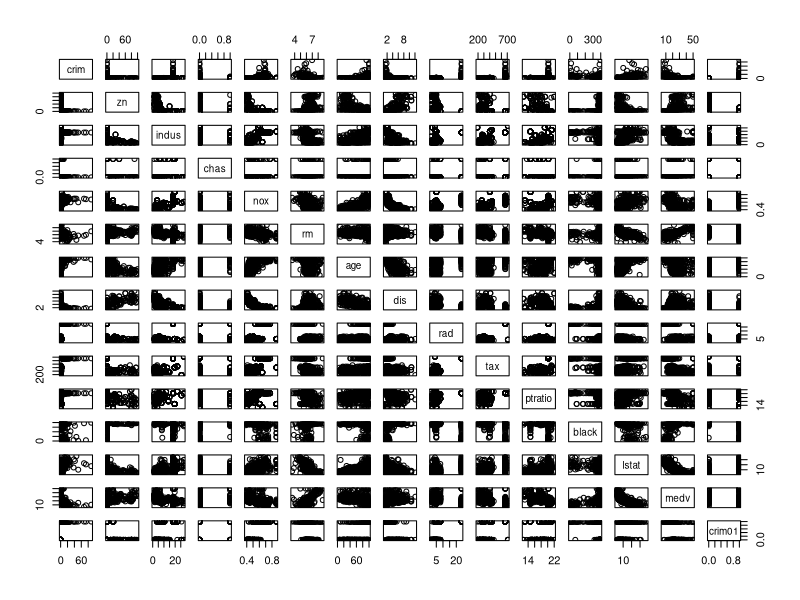

Write the R code that produced this figure.
## ---- chunk 1
options(warn = -1)
library(MASS)
summary(Boston)
## ---- chunk 2
attach(Boston)
crim01 = ifelse(crim > median(crim), 1, 0)
Boston = data.frame(Boston, crim01)

## ---- chunk 3
pairs(Boston)
## ---- chunk 4
sort(cor(Boston)[1,])
## ---- chunk 5

set.seed(1)
trainid = sample(1:nrow(Boston), nrow(Boston) * 0.7, replace = F)  #70% train, 30% test
training_data = Boston[trainid,]
testing_data = Boston[-trainid,]
crim01_test = testing_data$crim01
## ---- chunk 6
glm_fit = glm(crim01 ~ age + dis + lstat + medv, data = training_data, family = binomial)
glm_probs = predict(glm_fit, testing_data, type = "response")
glm_pred = ifelse(glm_probs > 0.5, 1, 0)
mean(crim01_test != glm_pred)    #error rate
## ---- chunk 7

glm_fit = glm(crim01 ~ tax + rad, data = training_data, family = binomial)
glm_probs = predict(glm_fit, testing_data, type = "response")
glm_pred = ifelse(glm_probs > 0.5, 1, 0)
mean(crim01_test != glm_pred)    #error rate
## ---- chunk 8
lda_fit = lda(crim01 ~ age + dis + lstat + medv, data = training_data)
lda_pred = predict(lda_fit, testing_data)
mean(crim01_test != lda_pred$class)   #error rate
## ---- chunk 9

lda_fit = lda(crim01 ~ tax + rad, data = training_data)
lda_pred = predict(lda_fit, testing_data)
mean(crim01_test != lda_pred$class)   #error rate

## ---- chunk 10
library(class)
set.seed(1)
train_knn0 = cbind(training_data$age, training_data$dis, training_data$lstat, training_data$medv)
test_knn0 = cbind(testing_data$age, testing_data$dis, testing_data$lstat, testing_data$medv)
train_crim01 = training_data$crim01
train_knn1 = cbind(training_data$tax, training_data$rad)
test_knn1 = cbind(testing_data$tax, testing_data$rad)

knn_pred0 = knn(train = train_knn0, test = test_knn0, cl = train_crim01, k = 1)
mean(knn_pred0 != crim01_test)
## ---- chunk 11

knn_pred0 = knn(train = train_knn0, test = test_knn0, cl = train_crim01, k = 5)
mean(knn_pred0 != crim01_test)
## ---- chunk 12

knn_pred0 = knn(train = train_knn0, test = test_knn0, cl = train_crim01, k = 10)
mean(knn_pred0 != crim01_test)
## ---- chunk 13

knn_pred0 = knn(train = train_knn0, test = test_knn0, cl = train_crim01, k = 20)
mean(knn_pred0 != crim01_test)
## ---- chunk 14
knn_pred0 = knn(train = train_knn0, test = test_knn0, cl = train_crim01, k = 50)
mean(knn_pred0 != crim01_test)
## ---- chunk 15

knn_pred0 = knn(train = train_knn0, test = test_knn0, cl = train_crim01, k = 100)
mean(knn_pred0 != crim01_test)
## ---- chunk 16

knn_pred0 = knn(train = train_knn0, test = test_knn0, cl = train_crim01, k = 200)
mean(knn_pred0 != crim01_test)
## ---- chunk 17
knn_pred1 = knn(train_knn1, test_knn1, train_crim01, k = 1)
mean(knn_pred1 != crim01_test)
## ---- chunk 18
knn_pred1 = knn(train_knn1, test_knn1, train_crim01, k = 5)
mean(knn_pred1 != crim01_test)
## ---- chunk 19

knn_pred1 = knn(train_knn1, test_knn1, train_crim01, k = 10)
mean(knn_pred1 != crim01_test)
## ---- chunk 20
knn_pred1 = knn(train_knn1, test_knn1, train_crim01, k = 20)
mean(knn_pred1 != crim01_test)
## ---- chunk 21

knn_pred1 = knn(train_knn1, test_knn1, train_crim01, k = 50)
mean(knn_pred1 != crim01_test)
## ---- chunk 22

knn_pred1 = knn(train_knn1, test_knn1, train_crim01, k = 100)
mean(knn_pred1 != crim01_test)
## ---- chunk 23

knn_pred1 = knn(train_knn1, test_knn1, train_crim01, k = 200)
mean(knn_pred1 != crim01_test)
